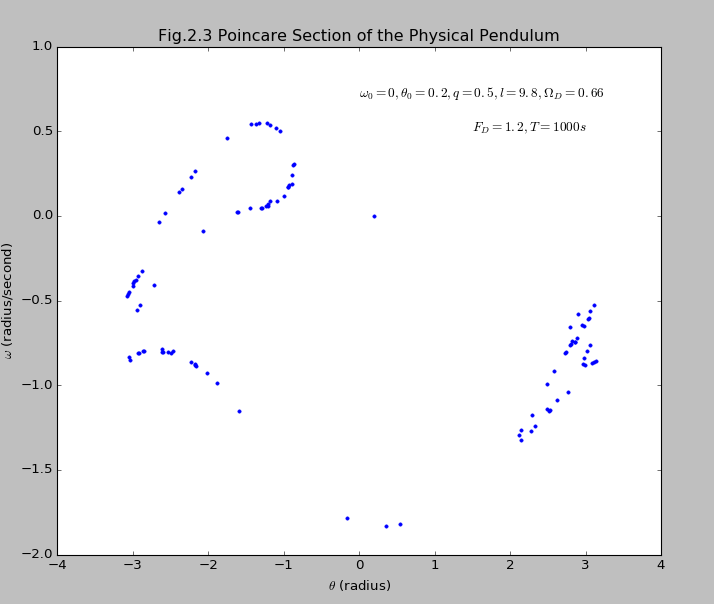

Write Python code to recreate this figure.
# -*- coding: utf-8 -*-
"""
Created on Sun May 29 13:47:57 2016

@author: 抽抽
"""

import math
import matplotlib.pyplot as plt      
g=9.8 
dt=0.01
#adjust theta to keep it in range of [-pi,+pi]
def adjust(x):
    while x>math.pi:
        x=x-2*math.pi
    while x<-math.pi:
        x=x+2*math.pi
    return x
#2-order Runge-Kutta method
def EC(omega0,theta0,q,l,FD,omegaD,T):
    motion=[[]for i in range(3)]
    motion[0].append(omega0)
    motion[1].append(theta0)
    motion[2].append(0)
    while motion[2][-1]<=T:
        motion[0].append(motion[0][-1]+(-g*math.sin(motion[1][-1])/l-q*motion[0][-1]+FD*math.sin(omegaD*motion[2][-1]))*dt)
        motion[1].append(motion[1][-1]+motion[0][-1]*dt)
        motion[2].append(motion[2][-1]+dt)
    return motion#omega,theta,t

omegaD,T=0.66,1000
def Poin(motion):
    poi=[[]for i in range(3)]
    for n in range(int(omegaD*T/2/math.pi)):
        number=int(round(2*n*math.pi/omegaD/dt))
        poi[0].append(motion[0][number])
        poi[1].append(motion[1][number])
        poi[2].append(motion[2][number])
    return poi

#fig.2.3 poincare section
d=EC(0,0.2,0.5,9.8,1.2,0.66,T)
d1=Poin(d)
plt.plot(map(adjust,d1[1]),d1[0],'.')
plt.title('Fig.2.3 Poincare Section of the Physical Pendulum')
plt.xlabel(r'$\theta$ (radius)')
plt.ylabel(r'$\omega$ (radius/second)')
plt.text(0,0.7,r'$\omega_0=0,\theta_0=0.2,q=0.5,l=9.8,\Omega_D=0.66$')
plt.text(1.5,0.5,r'$F_D=1.2,T=1000s$')
plt.show()
